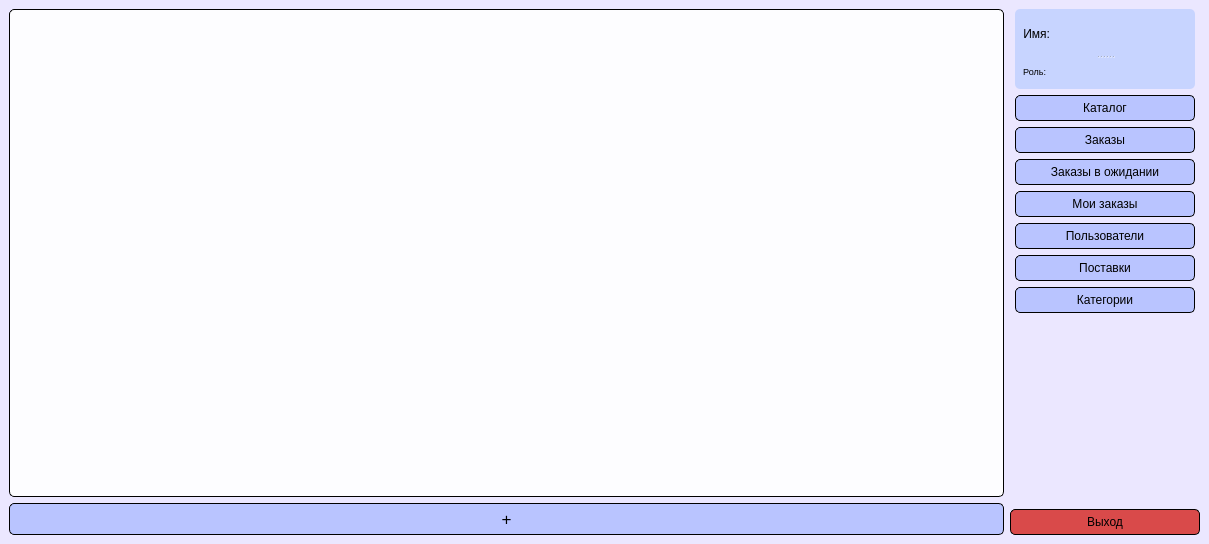
<?xml version="1.0" encoding="UTF-8"?>
<ui version="4.0">
 <class>MainWindow</class>
 <widget class="QMainWindow" name="MainWindow">
  <property name="geometry">
   <rect>
    <x>0</x>
    <y>0</y>
    <width>1209</width>
    <height>544</height>
   </rect>
  </property>
  <property name="windowTitle">
   <string>MainWindow</string>
  </property>
  <property name="styleSheet">
   <string notr="true">background-color: rgb(235, 231, 255);</string>
  </property>
  <widget class="QWidget" name="centralwidget">
   <layout class="QVBoxLayout" name="verticalLayout_4">
    <item>
     <layout class="QHBoxLayout" name="horizontalLayout_3">
      <item>
       <layout class="QVBoxLayout" name="verticalLayout_3">
        <item>
         <widget class="QTableWidget" name="table_data">
          <property name="minimumSize">
           <size>
            <width>700</width>
            <height>350</height>
           </size>
          </property>
          <property name="styleSheet">
           <string notr="true">background-color: rgb(253, 253, 255);
border-radius: 5px;
border: 1px solid dlack
</string>
          </property>
          <attribute name="horizontalHeaderShowSortIndicator" stdset="0">
           <bool>true</bool>
          </attribute>
          <attribute name="horizontalHeaderStretchLastSection">
           <bool>true</bool>
          </attribute>
         </widget>
        </item>
        <item>
         <widget class="QPushButton" name="create_btn">
          <property name="font">
           <font>
            <pointsize>13</pointsize>
           </font>
          </property>
          <property name="styleSheet">
           <string notr="true">QPushButton {
	background-color: rgb(185, 196, 255);
	padding: 5 10 5 10;
	border:1px solid black;
	border-radius: 5px;
}

QPushButton:hover {
	background-color: rgb(155, 155, 224);
}

QPushButton:pressed {
	background-color: rgb(140, 140, 207);
}</string>
          </property>
          <property name="text">
           <string>+</string>
          </property>
         </widget>
        </item>
       </layout>
      </item>
      <item>
       <layout class="QVBoxLayout" name="verticalLayout_2">
        <item>
         <layout class="QVBoxLayout" name="verticalLayout">
          <property name="leftMargin">
           <number>5</number>
          </property>
          <property name="rightMargin">
           <number>5</number>
          </property>
          <item>
           <widget class="QSplitter" name="splitter">
            <property name="sizePolicy">
             <sizepolicy hsizetype="Preferred" vsizetype="Fixed">
              <horstretch>0</horstretch>
              <verstretch>0</verstretch>
             </sizepolicy>
            </property>
            <property name="minimumSize">
             <size>
              <width>180</width>
              <height>80</height>
             </size>
            </property>
            <property name="maximumSize">
             <size>
              <width>16777215</width>
              <height>16777215</height>
             </size>
            </property>
            <property name="styleSheet">
             <string notr="true">background-color: rgb(199, 212, 255);
padding: 5, 5, 5, 0;
border-radius: 5px;</string>
            </property>
            <property name="orientation">
             <enum>Qt::Vertical</enum>
            </property>
            <widget class="QWidget" name="layoutWidget">
             <layout class="QHBoxLayout" name="horizontalLayout">
              <property name="spacing">
               <number>10</number>
              </property>
              <property name="leftMargin">
               <number>5</number>
              </property>
              <property name="topMargin">
               <number>0</number>
              </property>
              <property name="rightMargin">
               <number>5</number>
              </property>
              <property name="bottomMargin">
               <number>7</number>
              </property>
              <item>
               <widget class="QLabel" name="label">
                <property name="sizePolicy">
                 <sizepolicy hsizetype="Fixed" vsizetype="Preferred">
                  <horstretch>0</horstretch>
                  <verstretch>0</verstretch>
                 </sizepolicy>
                </property>
                <property name="minimumSize">
                 <size>
                  <width>30</width>
                  <height>40</height>
                 </size>
                </property>
                <property name="text">
                 <string>Имя:</string>
                </property>
                <property name="alignment">
                 <set>Qt::AlignRight|Qt::AlignTrailing|Qt::AlignVCenter</set>
                </property>
               </widget>
              </item>
              <item>
               <widget class="QLabel" name="name_text">
                <property name="sizePolicy">
                 <sizepolicy hsizetype="Minimum" vsizetype="Maximum">
                  <horstretch>0</horstretch>
                  <verstretch>0</verstretch>
                 </sizepolicy>
                </property>
                <property name="minimumSize">
                 <size>
                  <width>0</width>
                  <height>40</height>
                 </size>
                </property>
                <property name="baseSize">
                 <size>
                  <width>0</width>
                  <height>0</height>
                 </size>
                </property>
                <property name="font">
                 <font>
                  <pointsize>14</pointsize>
                 </font>
                </property>
                <property name="styleSheet">
                 <string notr="true"/>
                </property>
                <property name="text">
                 <string/>
                </property>
                <property name="alignment">
                 <set>Qt::AlignCenter</set>
                </property>
               </widget>
              </item>
             </layout>
            </widget>
            <widget class="QWidget" name="layoutWidget">
             <layout class="QHBoxLayout" name="horizontalLayout_2">
              <property name="leftMargin">
               <number>5</number>
              </property>
              <property name="topMargin">
               <number>0</number>
              </property>
              <property name="bottomMargin">
               <number>0</number>
              </property>
              <item>
               <widget class="QLabel" name="label_2">
                <property name="sizePolicy">
                 <sizepolicy hsizetype="Fixed" vsizetype="Preferred">
                  <horstretch>0</horstretch>
                  <verstretch>0</verstretch>
                 </sizepolicy>
                </property>
                <property name="minimumSize">
                 <size>
                  <width>25</width>
                  <height>0</height>
                 </size>
                </property>
                <property name="font">
                 <font>
                  <pointsize>7</pointsize>
                 </font>
                </property>
                <property name="text">
                 <string>Роль:</string>
                </property>
                <property name="alignment">
                 <set>Qt::AlignRight|Qt::AlignTrailing|Qt::AlignVCenter</set>
                </property>
               </widget>
              </item>
              <item>
               <widget class="QLabel" name="post_text">
                <property name="sizePolicy">
                 <sizepolicy hsizetype="Minimum" vsizetype="Preferred">
                  <horstretch>0</horstretch>
                  <verstretch>0</verstretch>
                 </sizepolicy>
                </property>
                <property name="font">
                 <font>
                  <pointsize>10</pointsize>
                  <italic>true</italic>
                  <bold>false</bold>
                  <kerning>false</kerning>
                 </font>
                </property>
                <property name="text">
                 <string/>
                </property>
                <property name="alignment">
                 <set>Qt::AlignCenter</set>
                </property>
               </widget>
              </item>
             </layout>
            </widget>
           </widget>
          </item>
          <item>
           <widget class="QPushButton" name="products_btn">
            <property name="maximumSize">
             <size>
              <width>230</width>
              <height>16777215</height>
             </size>
            </property>
            <property name="styleSheet">
             <string notr="true">QPushButton {
	background-color: rgb(185, 196, 255);
	padding: 5 10 5 10;
	border:1px solid black;
	border-radius: 5px;
}

QPushButton:hover {
	background-color: rgb(155, 155, 224);
}

QPushButton:pressed {
	background-color: rgb(140, 140, 207);
}</string>
            </property>
            <property name="text">
             <string>Каталог</string>
            </property>
           </widget>
          </item>
          <item>
           <widget class="QPushButton" name="orders_btn">
            <property name="maximumSize">
             <size>
              <width>230</width>
              <height>16777215</height>
             </size>
            </property>
            <property name="styleSheet">
             <string notr="true">QPushButton {
	background-color: rgb(185, 196, 255);
	padding: 5 10 5 10;
	border:1px solid black;
	border-radius: 5px;
}

QPushButton:hover {
	background-color: rgb(155, 155, 224);
}

QPushButton:pressed {
	background-color: rgb(140, 140, 207);
}</string>
            </property>
            <property name="text">
             <string>Заказы</string>
            </property>
           </widget>
          </item>
          <item>
           <widget class="QPushButton" name="orders_waiting_btn">
            <property name="maximumSize">
             <size>
              <width>230</width>
              <height>16777215</height>
             </size>
            </property>
            <property name="styleSheet">
             <string notr="true">QPushButton {
	background-color: rgb(185, 196, 255);
	padding: 5 10 5 10;
	border:1px solid black;
	border-radius: 5px;
}

QPushButton:hover {
	background-color: rgb(155, 155, 224);
}

QPushButton:pressed {
	background-color: rgb(140, 140, 207);
}</string>
            </property>
            <property name="text">
             <string>Заказы в ожидании</string>
            </property>
           </widget>
          </item>
          <item>
           <widget class="QPushButton" name="my_orders_btn">
            <property name="styleSheet">
             <string notr="true">QPushButton {
	background-color: rgb(185, 196, 255);
	padding: 5 10 5 10;
	border:1px solid black;
	border-radius: 5px;
}

QPushButton:hover {
	background-color: rgb(155, 155, 224);
}

QPushButton:pressed {
	background-color: rgb(140, 140, 207);
}</string>
            </property>
            <property name="text">
             <string>Мои заказы</string>
            </property>
           </widget>
          </item>
          <item>
           <widget class="QPushButton" name="users_btn">
            <property name="maximumSize">
             <size>
              <width>230</width>
              <height>16777215</height>
             </size>
            </property>
            <property name="styleSheet">
             <string notr="true">QPushButton {
	background-color: rgb(185, 196, 255);
	padding: 5 10 5 10;
	border:1px solid black;
	border-radius: 5px;
}

QPushButton:hover {
	background-color: rgb(155, 155, 224);
}

QPushButton:pressed {
	background-color: rgb(140, 140, 207);
}</string>
            </property>
            <property name="text">
             <string>Пользователи</string>
            </property>
           </widget>
          </item>
          <item>
           <widget class="QPushButton" name="supplies_btn">
            <property name="maximumSize">
             <size>
              <width>230</width>
              <height>16777215</height>
             </size>
            </property>
            <property name="styleSheet">
             <string notr="true">QPushButton {
	background-color: rgb(185, 196, 255);
	padding: 5 10 5 10;
	border:1px solid black;
	border-radius: 5px;
}

QPushButton:hover {
	background-color: rgb(155, 155, 224);
}

QPushButton:pressed {
	background-color: rgb(140, 140, 207);
}</string>
            </property>
            <property name="text">
             <string>Поставки</string>
            </property>
           </widget>
          </item>
          <item>
           <widget class="QPushButton" name="categories_btn">
            <property name="styleSheet">
             <string notr="true">QPushButton {
	background-color: rgb(185, 196, 255);
	padding: 5 10 5 10;
	border:1px solid black;
	border-radius: 5px;
}

QPushButton:hover {
	background-color: rgb(155, 155, 224);
}

QPushButton:pressed {
	background-color: rgb(140, 140, 207);
}</string>
            </property>
            <property name="text">
             <string>Категории</string>
            </property>
           </widget>
          </item>
          <item>
           <spacer name="verticalSpacer">
            <property name="orientation">
             <enum>Qt::Vertical</enum>
            </property>
            <property name="sizeHint" stdset="0">
             <size>
              <width>20</width>
              <height>40</height>
             </size>
            </property>
           </spacer>
          </item>
         </layout>
        </item>
        <item>
         <spacer name="horizontalSpacer">
          <property name="orientation">
           <enum>Qt::Horizontal</enum>
          </property>
          <property name="sizeType">
           <enum>QSizePolicy::Minimum</enum>
          </property>
          <property name="sizeHint" stdset="0">
           <size>
            <width>60</width>
            <height>20</height>
           </size>
          </property>
         </spacer>
        </item>
        <item>
         <widget class="QPushButton" name="cancel_btn">
          <property name="styleSheet">
           <string notr="true">QPushButton {
	background-color: rgb(217, 74, 74);
	padding: 5 10 5 10;
	border:1px solid black;
	border-radius: 5px;
}

QPushButton:hover {
	background-color: rgb(222, 87, 87);
}

QPushButton:pressed {
	background-color: rgb(217, 139, 139);
}</string>
          </property>
          <property name="text">
           <string>Выход</string>
          </property>
         </widget>
        </item>
       </layout>
      </item>
     </layout>
    </item>
   </layout>
  </widget>
 </widget>
 <resources/>
 <connections/>
</ui>
